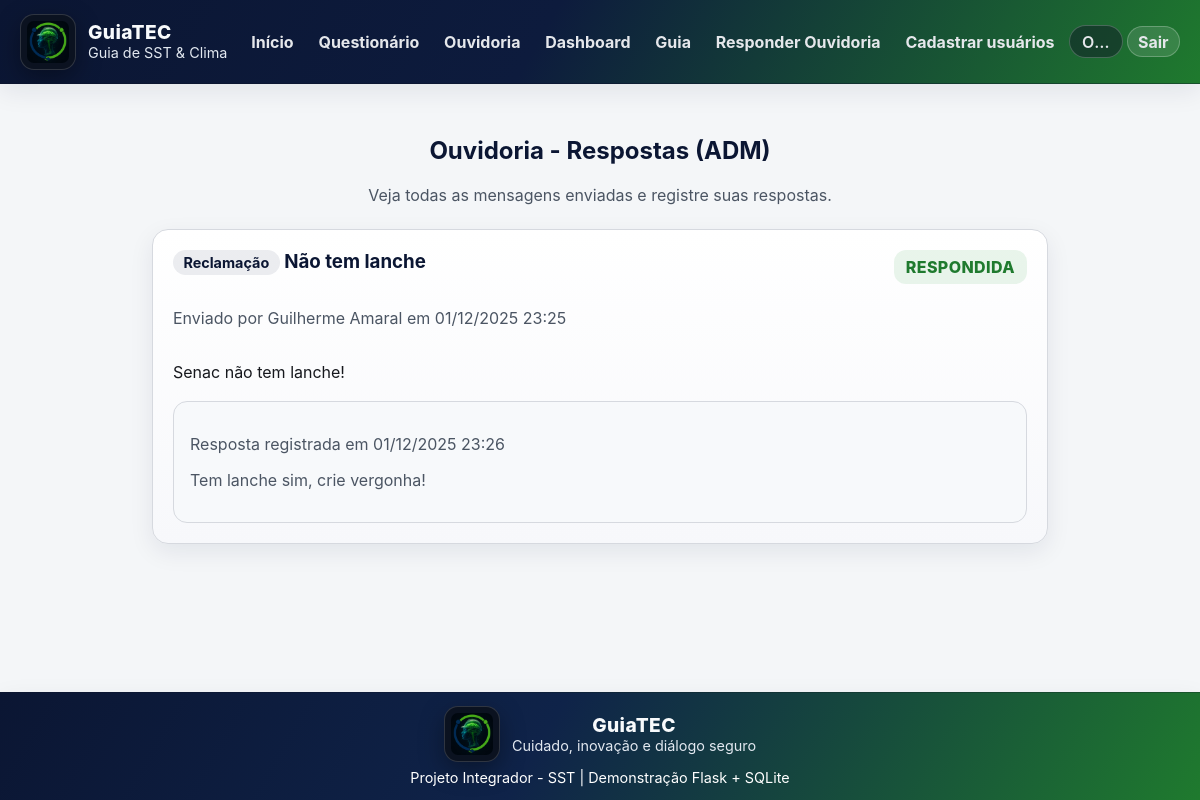
Page /ouvidoria/respostas (signed in) on the committed database.
### app.py (models this page shows, shortened)
    class OuvidoriaMessage(db.Model):  # type: ignore[name-defined]
        __tablename__ = "ouvidoria_messages"
        id = db.Column(db.Integer, primary_key=True)
        user_id = db.Column(db.Integer, db.ForeignKey("users.id"), nullable=False)
        category = db.Column(db.String(40), nullable=False)
        title = db.Column(db.String(200), nullable=False)
        description = db.Column(db.Text, nullable=False)
        response = db.Column(db.Text, nullable=True)
        responded_at = db.Column(db.DateTime, nullable=True)
        created_at = db.Column(db.DateTime, default=datetime.utcnow, nullable=False)
        user = db.relationship("User", backref=db.backref("messages", lazy=True))

    class User(db.Model):  # type: ignore[name-defined]
        __tablename__ = "users"
        id = db.Column(db.Integer, primary_key=True)
        name = db.Column(db.String(120), nullable=False)
        preferred_name = db.Column(db.String(120), nullable=True)
        email = db.Column(db.String(255), unique=True, nullable=False)
        password_hash = db.Column(db.String(255), nullable=False)
        role = db.Column(db.String(20), nullable=False, default="user")

### app.py (the view, shortened to what this page needs)
    @app.route("/ouvidoria/respostas", methods=["GET", "POST"])
    @admin_required
    def ouvidoria_respostas() -> str:
        categories = ["Reclamação", "Ocorrência", "Sugestão", "Elogio"]
        messages = (
            OuvidoriaMessage.query.order_by(OuvidoriaMessage.created_at.desc())
            .all()
        )
        return render_template(
            "ouvidoria_respostas.html",
            messages=messages,
            categories=categories,
        )

### templates/ouvidoria_respostas.html (shortened to what this page needs)
{% extends 'base.html' %}
{% block content %}
<div class="dashboard-header">
  <h2>Ouvidoria - Respostas (ADM)</h2>
  <p class="muted">Veja todas as mensagens enviadas e registre suas respostas.</p>
</div>
<section class="messages-grid">
  {% for message in messages %}
    <article class="card">
      <header class="message-head">
        <div>
          <p class="badge">{{ message.category }}</p>
          <h3>{{ message.title }}</h3>
          <p class="muted">Enviado por {{ message.user.name }} em {{ message.created_at.strftime('%d/%m/%Y %H:%M') }}</p>
        </div>
        <div class="status {{ 'answered' if message.response else 'pending' }}">
          {{ 'Respondida' if message.response else 'Pendente' }}
        </div>
      </header>
      <p class="message-body">{{ message.description }}</p>
      {% if message.response %}
        <div class="response-block">
          <p class="muted">Resposta registrada em {{ message.responded_at.strftime('%d/%m/%Y %H:%M') if message.responded_at else '' }}</p>
          <p>{{ message.response }}</p>
        </div>
      {% endif %}
    </article>
  {% else %}
    <p class="muted">Nenhuma mensagem enviada ainda.</p>
  {% endfor %}
</section>
{% endblock %}

### static/style.css (style rules this page uses)
:root { --navy: #0d1b3d; --navy-ink: #0b1633; --green: #1f7a2e; --green-bright: #2f9c41; --bg: #f4f6f8; --card: #ffffff; --text: #16181d; --muted: #4b5563; --border: #d6d9df; --shadow: 0 8px 24px rgba(13, 27, 61, 0.08); }
* { box-sizing: border-box; }
body { margin: 0; font-family: "Inter", system-ui, -apple-system, sans-serif; color: var(--text); background: #f4f6f8; min-height: 100vh; display: flex; flex-direction: column; }
.dashboard-header { text-align: center; margin-bottom: 1.5rem; }
.muted { color: var(--muted); }
.card { background: linear-gradient(180deg, #ffffff 0%, #f7f8fb 100%); border: 1px solid var(--border); border-radius: 16px; padding: 1.25rem; box-shadow: var(--shadow); }
.card h3 { margin-top: 0; color: var(--navy-ink); display: inline-flex; align-items: center; gap: 0.5rem; }
h2, h3 { color: var(--navy-ink); }
p { color: var(--muted); }
.messages-grid { display: grid; gap: 1rem; }
.message-head { display: flex; justify-content: space-between; align-items: flex-start; gap: 1rem; }
.badge { display: inline-flex; align-items: center; padding: 0.25rem 0.65rem; border-radius: 999px; background: rgba(13, 27, 61, 0.08); color: var(--navy-ink); font-weight: 700; font-size: 0.9rem; margin: 0 0 0.35rem; }
.status { padding: 0.45rem 0.75rem; border-radius: 12px; font-weight: 800; text-transform: uppercase; letter-spacing: 0.4px; }
.status.answered { background: rgba(47, 156, 65, 0.1); color: var(--green); }
.message-body { color: var(--text); line-height: 1.6; }
.response-block { background: #f7f9fb; border-radius: 14px; padding: 1rem; border: 1px solid var(--border); margin-top: 0.75rem; }

### rows in the picture
OuvidoriaMessage: category "Reclamação", title "Não tem lanche", user.name "Guilherme Amaral", created_at "01/12/2025 23:25", response "RESPONDIDA", description "Senac não tem lanche!", responded_at "01/12/2025 23:26", response "Tem lanche sim, crie vergonha!"
